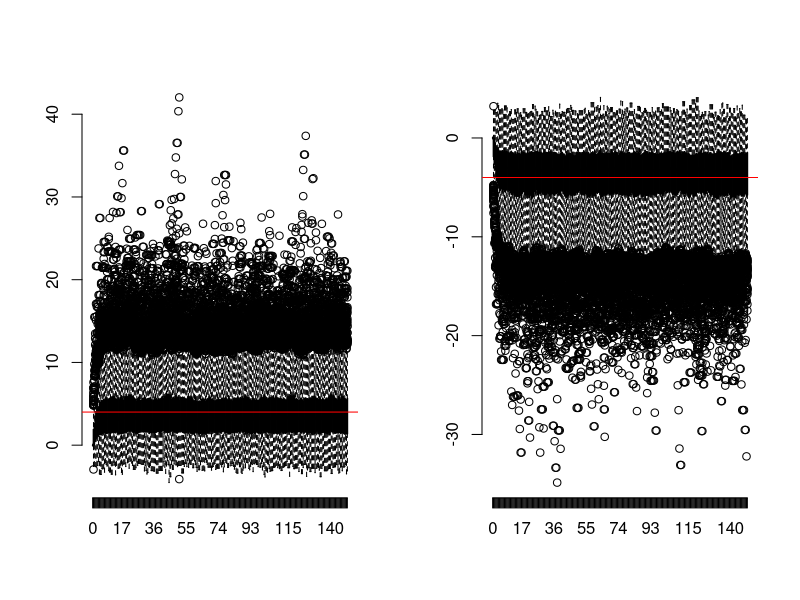
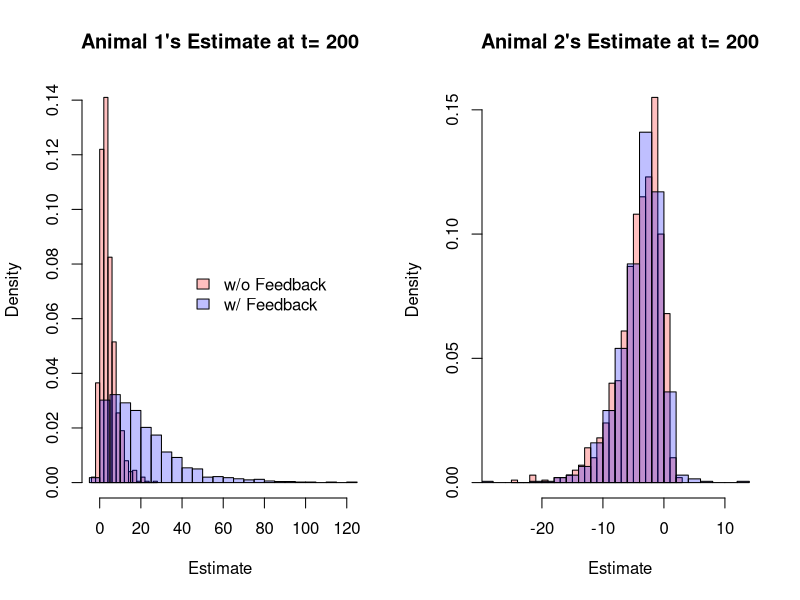

Reproduce these figures in R, in order. (Note: a time limit stopped this script after it produced the figures.)
re1<-1 #rate of error in animal 1
re2<-re1 #rate of error in animal 2
me1<-0 #mean error in animal 1
me2<-me1 #mean error in animal 2
se1<-1 #variance of error in animal 1
se2<-se1 #variance of error in animal 2

rf<-1 #rate of fighting
mf<-0.1 #mean fight outcome
sf<-0.0 #variance of fight outcome

bs1=0 #boost to animal 2 when animal 1 signals
bs2=0 #boost to animal 1 when animal 2 signals

rs<-1 #maximum signaling rate

T<-2.5  #threshold

erf<-function(x){
	return(2*pnorm(x*sqrt(2))-1)
	}

f<-function(x){
	return(rs*(-erf((x-(-T)))+1)/2)
	}

#for drift diffusion model (size of error does not depend on state)	
error_rate<-function(re1,re2,me1,me2,se1,se2,rf,mf){
	z=T/(me1+mf)
	a=(me1+mf)^2/(se1^2+sf^2)
	x=1/(1+exp(2*z*a)) #from psych.pdf
#	x=1-(1-exp(-2*(me1+mf)*(se1^2+sf^2)))/(1-exp(-4*(me1+mf)*(se1^2+sf^2))) #from stoch calc class
	return(x)
	}
	
dec_time<-function(re1,re2,me1,me2,se1,se2,rf,mf){
	z=T/(me1+mf)
	a=(me1+mf)^2/(se1^2+sf^2)
	x=z*tanh(z*a)
	return(x)
	}
	
#for ornstein-uhlenbeck model (size of error DOES depend on state)
#error_rate<-function(re1,re2,me1,me2,se1,se2,rf,mf){
#	a=(me1+mf)^2/(se1^2+sf^2)
	z=T/(me1+mf)
#	}

timesteps=100 #how many reactions to have
runs=500 #how many separate runs to do
bins=seq(0,timesteps,by=0.5) #bin time so we can compare evolution in time between runs

B<-function(re1,re2,me1,me2,se1,se2,rf,mf,sf,bs1,bs2){ #Gillespie algorithm


#fight_rates=array(,runs) #time spent fighting divided by total time each run
#error1_rates=array(,runs) #rates of errors for each run
#error2_rates=array(,runs)
#signal1_rates=array(,runs)
#signal2_rates=array(,runs)
#dom1=array(,runs) #sum of intervals in which animal 1 is dominant
#dom2=array(,runs)
#hitting1=NULL
#hitting2=NULL
#decision1=NULL
#decision2=NULL
hitting=NULL
decision=NULL
switches=NULL

where1=list() #each element of the list will be an array of dominance values for animal 1 at a point in time
where2=list()
for(i in 1:length(bins)){
	where1[[i]]=array()
	where2[[i]]=array()
	}

for(k in 1:runs){
time=array(,timesteps+1) #keep track of timepoints
time[1]=0 #initialize
X=array(,c(2,timesteps+1))
X[,1]=c(0,0)
rxns=array(,timesteps) #keep track of which reactions occur

for(i in 1:timesteps+1){
	X[,i]=X[,i-1]
	rates=c(re1,re2,rf,f(X[1,i-1]),f(X[2,i-1]))
	#rates=c(re1,0,rf,0,0) #the only processes that happen are animal 1 makes errors and fights--- to compare to 1d stochastic process where there's only one variable being changed
	R=sum(rates)
	r1=runif(1,0,1) #random variable to increment time
	r2=runif(1,0,1)*R #random variable to decide reaction
	tau=1/R*log(1/r1) #exponentially distributed time step
	time[i]=tau+time[i-1] #add to total time
	C=cumsum(rates) 
	j=min(which(C>r2))
	rxns[i-1]=j
	if(j==1){ #animal 1 makes an error
		#E=rnorm(1,me1,se1) #ddm variant
		E=rnorm(1,me1*X[1,i-1],se1) #ornstein-uhlenbeck variant
		X[1,i]=X[1,i]+E
		}
	if(j==2){ #animal 2 makes an error
		#E=rnorm(1,me2,se2) #ddm variant
		E=rnorm(1,me2*X[2,i-1],se2) #ornstein-uhlenbeck variant
		X[2,i]=X[2,i]+E
		}
	if(j==3){ #fight occurs
		F=rnorm(1,mf,sf)
		X[1,i]=X[1,i]+F
		X[2,i]=X[2,i]-F
		}
	if(j==4){ #animal 1 signals
		X[2,i]=X[2,i]+bs1
		}
	if(j==5){ #animal 2 signals
		X[1,i]=X[1,i]+bs2
		}	

	}
	
for(i in 1:length(bins)){ #for each bin concatenate the dominance values at the beginning of that time bin
	if(bins[i]<=max(time)){
		M=max(which(time<=bins[i]))
		where1[[i]]=c(where1[[i]],X[1,M])
		where2[[i]]=c(where2[[i]],X[2,M])
		}

	}

	
#fight_rates[k]=length(which(rxns==3))/time[timesteps+1]
#error1_rates[k]=length(which(rxns==1))/time[timesteps+1]
#error2_rates[k]=length(which(rxns==2))/time[timesteps+1]
#signal1_rates[k]=length(which(rxns==4))/time[timesteps+1]
#signal2_rates[k]=length(which(rxns==5))/time[timesteps+1]
#dom1[k]=sum(diff(time)[which(X[1,2:timesteps+1]>0)])/time[timesteps+1]
#dom2[k]=sum(diff(time)[which(X[2,2:timesteps+1]>0)])/time[timesteps+1]
#if(sum(X[1,]>-T)==timesteps+1){hitting1[k]=time[timesteps+1]} else hitting1[k]=time[min(which(X[1,]<=-T))]
#if(sum(X[2,]>-T)==timesteps+1){hitting2[k]=time[timesteps+1]} else hitting2[k]=time[min(which(X[2,]<=-T))]
#if(sum(X[1,]>-T)<timesteps+1){hitting1=c(hitting1,time[min(which(X[1,]<=-T))])}
#if(sum(X[2,]>-T)<timesteps+1){hitting2=c(hitting2,time[min(which(X[2,]<=-T))])}

#if(sum(abs(X[1,])<T)<timesteps+1){
#dt=min(which(abs(X[1,])>=T))
##hitting1=c(hitting1,time[dt])
#decision1=c(decision1,X[1,dt])
#	}
#if(sum(abs(X[2,])<T)<timesteps+1){
#dt=min(which(abs(X[2,])>=T))
##hitting2=c(hitting2,time[dt])
#decision2=c(decision2,(X[2,dt]))
#}

v=apply(X,2,min)
if(sum(v>(-T))<length(v)){
dt=min(which(v<=(-T)))
hitting=c(hitting,time[dt])
decision=c(decision,which.min(X[,dt]))} 

u=apply(X,2,max)
w=intersect(which(v<(-T)),which(u>T))
count=0
s=which.max(X[,w[1]])
if(length(w)>1){
for(i in 2:length(w)){
	if(which.max(X[,w[i]])!=which.max(X[,w[i-1]])){
		count=count+1
		}
	s=sign(X[1,w[i]])
	}
	}
switches=c(switches,count)

#layout(1)	
#plot(time,X[1,],type="l",ylim=range(X)) #plot dominance estimates over time
#lines(time,X[2,],col="red")
#abline(h=-T)
#cols=rainbow(5)
#for(j in 5:1){
#	w=which(rxns==j)
#	points(time[w+1],X[1,w+1],col=cols[j],pch=20)
#	points(time[w+1],X[2,w+1],col=cols[j],pch=20)
#	}
#legend(10,max(X[1,])-500,legend=c("Animal 1 Error","Animal 2 Error","Fight","Animal 1 Signal","Animal 2 Signal"),col=cols,lty=rep(1,5),bty="n")

} #end of k loop

for(i in 1:length(bins)){ #get rid of first null value of each list
	where1[[i]]=where1[[i]][-1]
	where2[[i]]=where2[[i]][-1]
	}	

#layout(matrix(1:2,nrow=1))
#boxplot(list(fight_rates,error1_rates,error2_rates,signal1_rates,signal2_rates),names=c("Fights","Animal 1 Error","Animal 2 Error","Animal 1 Signals","Animal 2 Signals"),main="Rates")
#boxplot(list(dom1,dom2),names=c(1,2),main="Time Estimate is Positive")

#to_return=list(where1,where2,hitting1,hitting2,decision1,decision2)
to_return=list(where1,where2,decision,hitting,switches)

##compare observed statistics from simulations to what's predicted:
#print(paste("Predicted error rate is ",error_rate(re1,re2,me1,me2,se1,se2,rf,mf)))
print(paste("Observed error rate is ",length(which(decision==1))/length(decision)))
#print(paste("Expected decision time is ",dec_time(re1,re2,me1,me2,se1,se2,rf,mf)))
print(paste("Mean time until one starts signaling is ",mean(hitting)))
print(paste("On average ",mean(switches)," switches occurred"))

return(to_return)
}

T<-1  #threshold

me1<--.5 #mean error in animal 1
me2<-me1 #mean error in animal 2
se1<-1 #variance of error in animal 1
se2<-se1 #variance of error in animal 2

mf<-2 #mean fight outcome
sf<-.5 #variance of fight outcome

bs1=10 #boost to animal 2 when animal 1 signals
bs2=bs1 #boost to animal 1 when animal 2 signals

timesteps=1000
bins=seq(0,timesteps,by=0.5) #bin time so we can compare evolution in time between runs
runs=1000

L=B(re1,re2,me1,me2,se1,se2,rf,mf,sf,0,0)
Lb=B(re1,re2,me1,me2,se1,se2,rf,mf,sf,bs1,bs2)

#l=which(bins==ceiling(max(bins)/3))
l=which(bins==150)
layout(matrix(1:2,nrow=1))
boxplot(L[[1]][1:l],axes=FALSE)
axis(1,at=1:l,bins[1:l])
axis(2)
abline(h=-mf/me1,col="red")
boxplot(L[[2]][1:l],axes=FALSE)
axis(1,at=1:l,bins[1:l])
axis(2)	
abline(h=mf/me1,col="red")

k=401
layout(matrix(1:2,nrow=1))
hist(L[[1]][[k]],col=rgb(1,0,0,alph=.25),freq=FALSE,xlim=range(c(L[[1]][[k]],Lb[[1]][[k]])),main=paste("Animal 1's Estimate at t=",bins[k]),xlab="Estimate",breaks=20)
hist(Lb[[1]][[k]],col=rgb(0,0,1,alph=.25),freq=FALSE,add=T,breaks=20)
legend(40,0.08,legend=c("w/o Feedback","w/ Feedback"),fill=c(rgb(1,0,0,.25),rgb(0,0,1,.25)),bty="n")

hist(L[[2]][[k]],col=rgb(1,0,0,alph=.25),freq=FALSE,xlim=range(c(L[[2]][[k]],Lb[[2]][[k]])),main=paste("Animal 2's Estimate at t=",bins[k]),xlab="Estimate",breaks=20)
hist(Lb[[2]][[k]],col=rgb(0,0,1,alph=.25),freq=FALSE,add=T,breaks=20)

fight_diff<-seq(0,5,by=1)
signal_feedback<-seq(0,50,by=1)
A=array(,c(length(fight_diff),length(signal_feedback)))
for(i in 1:length(fight_diff)){
	for(j in 1:length(signal_feedback)){
		L=B(re1,re2,me1,me2,se1,se2,rf,fight_diff[i],sf,signal_feedback[j],signal_feedback[j])
		A[i,j]=mean(L[[5]])
		}
	}
image(A,axes=FALSE,xlab="Difference in Fighting Ability",ylab="Signaling Feedback",main=paste("Numbers of switches, me=",me1,"se=",se1,"sf=",sf))
axis(1,at=seq(0,1,length.out=6),seq(min(fight_diff),max(fight_diff),length.out=6))
axis(2,at=seq(0,1,length.out=6),seq(min(signal_feedback),max(signal_feedback),length.out=6))
